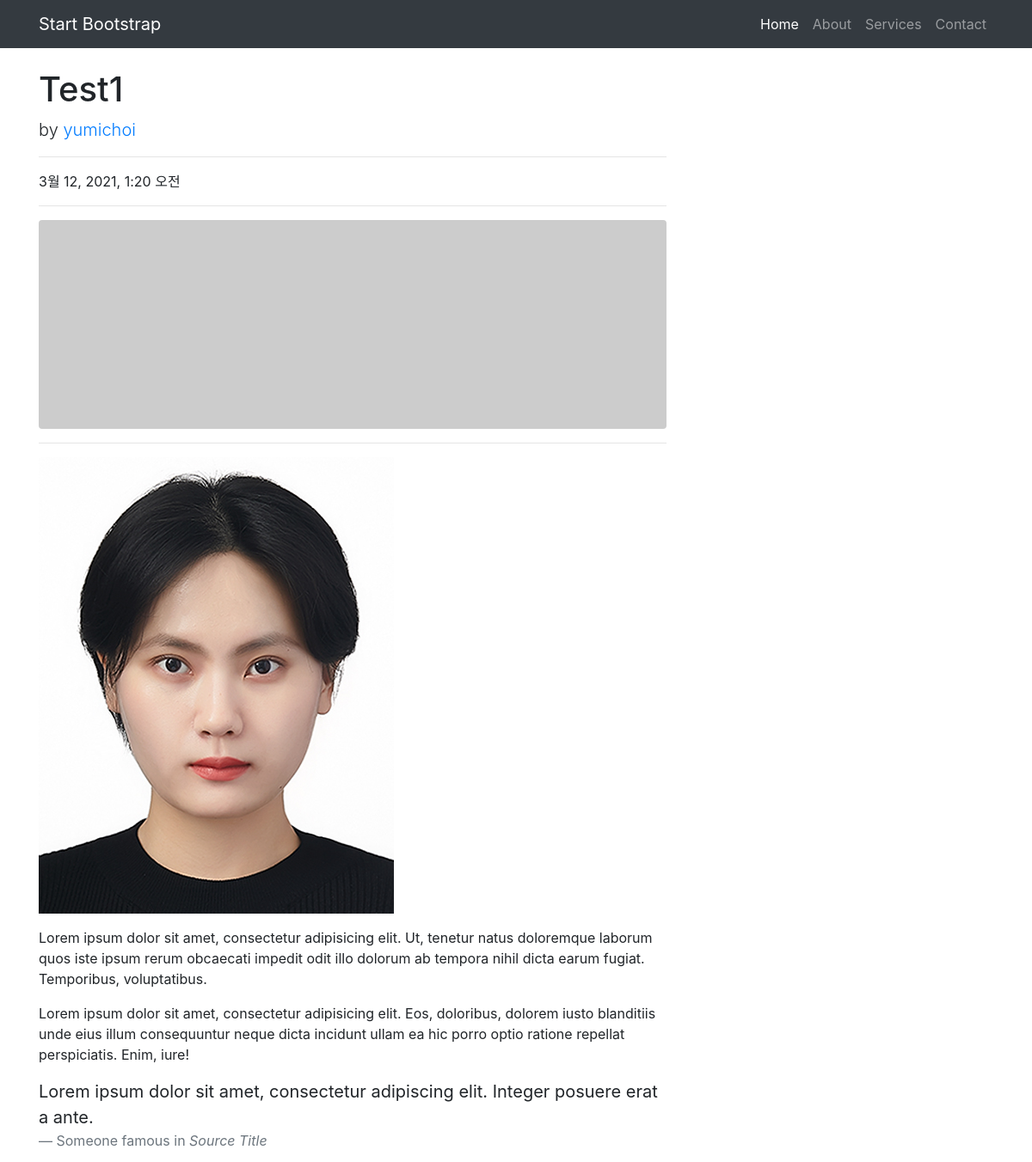
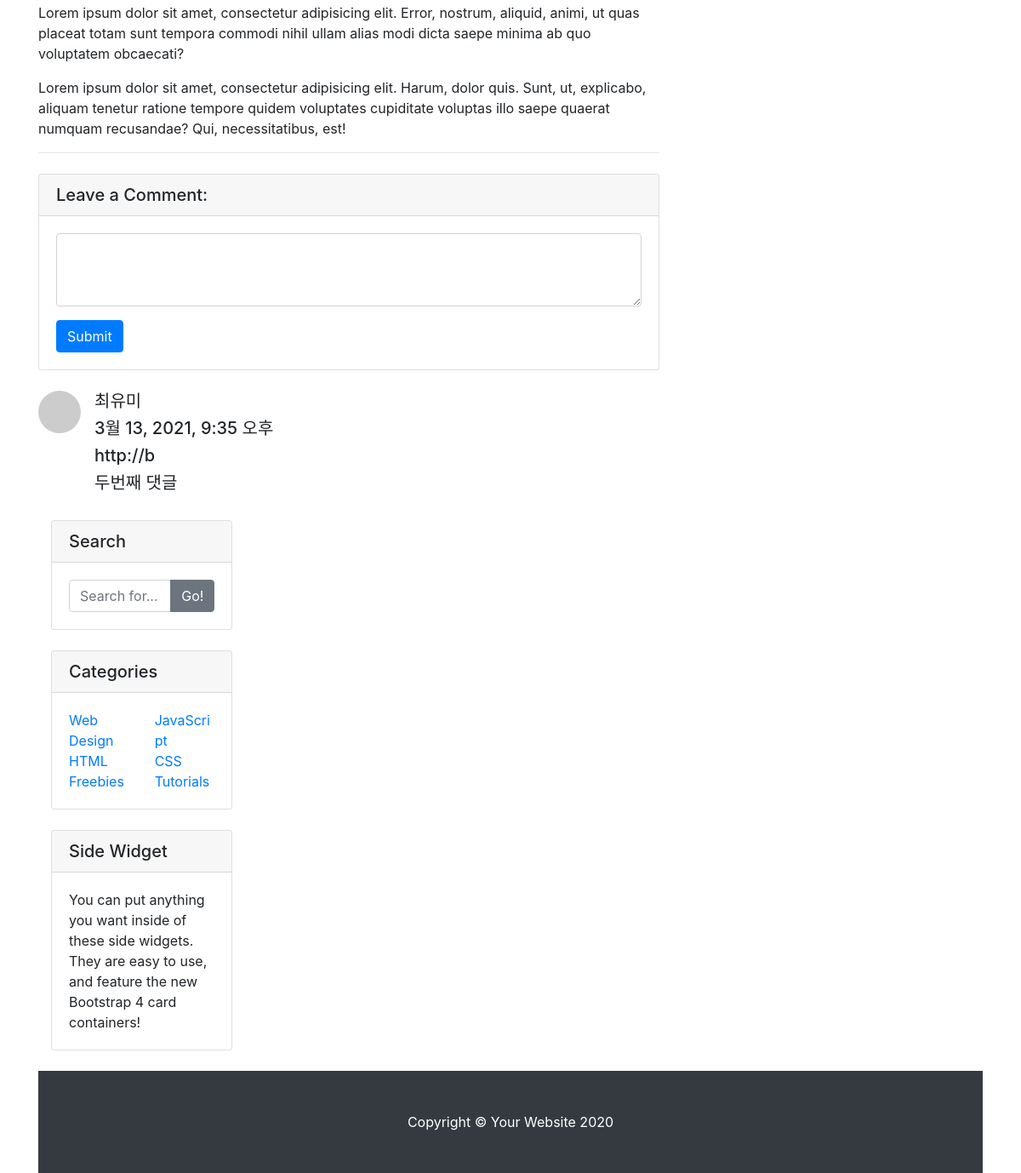
Screenshot of /blogMain/detail/1/ with the database file from the repository (2 pictures, top to bottom).
### blogapp/models.py (models this page shows)
class Blog(models.Model):
    title = models.CharField(max_length=100)
    auto_now_add = True
    pub_date = models.DateTimeField(auto_now_add=True)
    author = models.ForeignKey(User, on_delete=models.CASCADE, null=True, default=1)
    body = RichTextUploadingField()

class Comment(models.Model):
    blog = models.ForeignKey(Blog, on_delete=models.CASCADE, null=True)
    comment_date = models.DateTimeField(auto_now_add=True)
    comment_user = models.TextField(max_length=20)
    comment_thumbnail_url = models.TextField(max_length=300)
    comment_textfield = models.TextField()

### blogapp/views.py (the view)
# urls.py: path('blogMain/detail/<int:blog_id>/', blogapp.views.detail, name = 'detail'),
def detail(request, blog_id):
    blog_detail = get_object_or_404(Blog, pk=blog_id)
    comments = Comment.objects.filter(blog_id=blog_id)
    context = {
        'blog_detail': blog_detail,
        'comments': comments,
    }
    return render(request, 'detail.html', context)

### blogapp/templates/detail.html (shortened to what this page needs)
{% load static %}
<!DOCTYPE html>
<html lang="en">
<head>
  <link href="{% static 'css/detail/vendor/bootstrap/css/bootstrap.min.css' %}" rel="stylesheet">
  <link href="{% static 'css/detail/css/blog-post.css' %}" rel="stylesheet">
</head>
<body>
  <nav class="navbar navbar-expand-lg navbar-dark bg-dark fixed-top">
    <div class="container">
      <a class="navbar-brand" href="#">Start Bootstrap</a>
      <div class="collapse navbar-collapse" id="navbarResponsive">
        <ul class="navbar-nav ml-auto">
          <li class="nav-item active">
            <a class="nav-link" href="#">Home
            </a>
          </li>
          <li class="nav-item">
            <a class="nav-link" href="#">About</a>
          </li>
          <li class="nav-item">
            <a class="nav-link" href="#">Services</a>
          </li>
          <li class="nav-item">
            <a class="nav-link" href="#">Contact</a>
          </li>
        </ul>
      </div>
    </div>
  </nav>
  <div class="container">
    <div class="row">
      <div class="col-lg-8">
        <h1 class="mt-4">{{ blog_detail.title }}</h1>
        <p class="lead">
          by
          <a href="#">{{ blog_detail.author }}</a>
        </p>
        <hr>
        <p>{{ blog_detail.pub_date }}</p>
        <hr>
        <img class="img-fluid rounded" src="http://placehold.it/900x300" alt="">
        <hr>
        <p class="lead">{{ blog_detail.body | safe }}</p>
        <p>Lorem ipsum dolor sit amet, consectetur adipisicing elit. Ut, tenetur natus doloremque laborum quos iste ipsum rerum obcaecati impedit odit illo dolorum ab tempora nihil dicta earum fugiat. Temporibus, voluptatibus.</p>
        <p>Lorem ipsum dolor sit amet, consectetur adipisicing elit. Eos, doloribus, dolorem iusto blanditiis unde eius illum consequuntur neque dicta incidunt ullam ea hic porro optio ratione repellat perspiciatis. Enim, iure!</p>
        <blockquote class="blockquote">
          <p class="mb-0">Lorem ipsum dolor sit amet, consectetur adipiscing elit. Integer posuere erat a ante.</p>
          <footer class="blockquote-footer">Someone famous in
            <cite title="Source Title">Source Title</cite>
          </footer>
        </blockquote>
        <p>Lorem ipsum dolor sit amet, consectetur adipisicing elit. Error, nostrum, aliquid, animi, ut quas placeat totam sunt tempora commodi nihil ullam alias modi dicta saepe minima ab quo voluptatem obcaecati?</p>
        <p>Lorem ipsum dolor sit amet, consectetur adipisicing elit. Harum, dolor quis. Sunt, ut, explicabo, aliquam tenetur ratione tempore quidem voluptates cupiditate voluptas illo saepe quaerat numquam recusandae? Qui, necessitatibus, est!</p>
        <hr>
        <div class="card my-4">
          <h5 class="card-header">Leave a Comment:</h5>
          <div class="card-body">
            <form>
              <div class="form-group">
                <textarea class="form-control" rows="3"></textarea>
              </div>
              <button type="submit" class="btn btn-primary">Submit</button>
            </form>
          </div>
        </div>
        {% for comment in comments %}
            <div class="media mb-4">
                <img class="d-flex mr-3 rounded-circle" src="http://placehold.it/50x50" alt="">
                <div class="media-body">
                    <h5 class="mt-0">{{ comment.comment_user }}</h5>
                    <h5 class="mt-0">{{ comment.comment_date }}</h5>
                    <h5 class="mt-0">{{ comment.comment_thumbnail_url }}</h5>
                    <h5 class="mt-0">{{ comment.comment_textfield }}</h5>
                </div>
            </div>
        {% endfor %}
      <div class="col-md-4">
        <div class="card my-4">
          <h5 class="card-header">Search</h5>
          <div class="card-body">
            <div class="input-group">
              <input type="text" class="form-control" placeholder="Search for...">
              <span class="input-group-append">
                <button class="btn btn-secondary" type="button">Go!</button>
              </span>
            </div>
          </div>
        </div>
        <div class="card my-4">
          <h5 class="card-header">Categories</h5>
          <div class="card-body">
            <div class="row">
              <div class="col-lg-6">
                <ul class="list-unstyled mb-0">
                  <li>
                    <a href="#">Web Design</a>
                  </li>
                  <li>
                    <a href="#">HTML</a>
                  </li>
                  <li>
                    <a href="#">Freebies</a>
                  </li>
                </ul>
              </div>
              <div class="col-lg-6">
                <ul class="list-unstyled mb-0">
                  <li>
                    <a href="#">JavaScript</a>
                  </li>
                  <li>
                    <a href="#">CSS</a>
                  </li>
                  <li>
                    <a href="#">Tutorials</a>
                  </li>
                </ul>
              </div>
            </div>
          </div>
        </div>
        <div class="card my-4">
          <h5 class="card-header">Side Widget</h5>
          <div class="card-body">
            You can put anything you want inside of these side widgets. They are easy to use, and feature the new Bootstrap 4 card containers!
          </div>
        </div>
      </div>
    </div>
  </div>
  <footer class="py-5 bg-dark">
    <div class="container">
      <p class="m-0 text-center text-white">Copyright &copy; Your Website 2020</p>
    </div>
  </footer>
</body>
</html>

### blogapp/static/css/detail/css/blog-post.css (style rules this page uses)
body { padding-top: 56px; }

### rows the page displays
Blog: title "Test1", author "yumichoi", pub_date "3월 12, 2021, 1:20 오전", body (picture)
Comment: comment_user "최유미", comment_date "3월 13, 2021, 9:35 오후", comment_thumbnail_url "http://b", comment_textfield "두번째 댓글"
